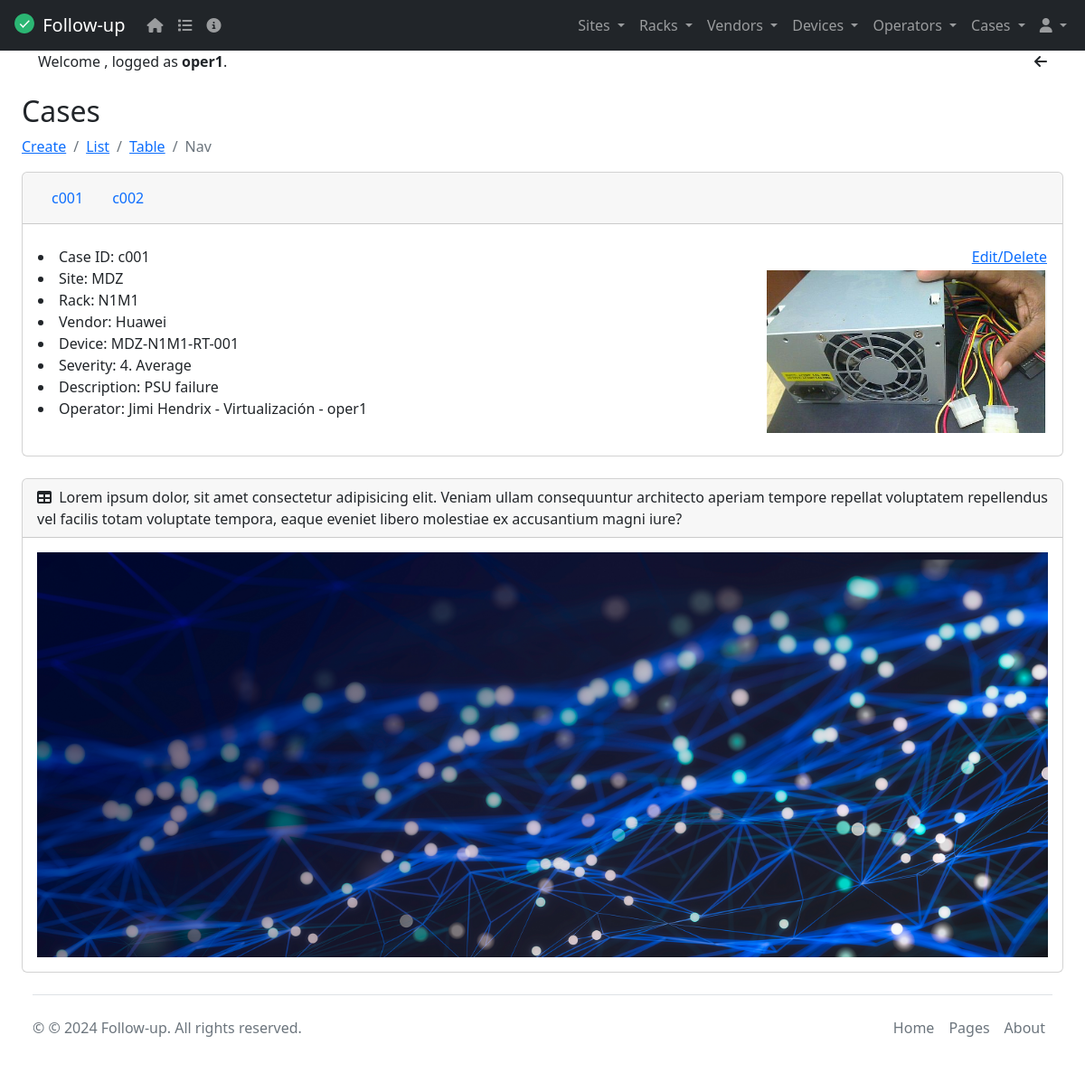
The app's page /case_nav/1/ (signed in) with its own data.
### tasks/models.py (models this page shows, shortened)
class Case(models.Model):
  SEVERITIES = (
    ('1. Not classified', "1. Not classified"),
    ('2. Information', "2. Information"),
    ('3. Warning', "3. Warning"),
    ('4. Average', "4. Average"),
    ('5. High', "5. High"),
    ('6. Disaster', "6. Disaster")
  )
  caseId = models.CharField(max_length=6)
  description = models.CharField(max_length=20)
  severity = models.CharField(choices=SEVERITIES, max_length=20, null=True)
  site = models.ForeignKey(Site, on_delete=models.CASCADE, null=True, editable=False)
  rack = models.ForeignKey(Rack, on_delete=models.CASCADE, null=True, editable=False)
  vendor = models.ForeignKey(Vendor, on_delete=models.CASCADE, null=True, editable=False)
  device = models.ForeignKey(Device, on_delete=models.CASCADE, null=True)
  operator = models.ForeignKey(Operator, on_delete=models.CASCADE, null=True)
  caseImage = models.ImageField(upload_to='cases', blank=True, null=True, default="/media/static/default.png")
  class Meta():
    verbose_name = 'Case'
    verbose_name_plural = 'Cases'
    ordering = ('caseId', 'description')
    unique_together = ('caseId', 'description')

class Site(models.Model):
  siteId = models.CharField(max_length=6)
  name = models.CharField(max_length=20)
  address = models.CharField(max_length=30)
  city = models.CharField(max_length=20)
  country = models.CharField(max_length=20)
  switchowner = models.CharField(max_length=30)
  contact = models.IntegerField(default=0)
  siteImage = models.ImageField(upload_to='sites', blank=True, null=True, default="/media/static/default.png") # default=""
  def __str__(self):
    return self.name
  class Meta():
    verbose_name = 'Site'
    verbose_name_plural = 'Sites'
    ordering = ('siteId', 'name')
    unique_together = ('siteId', 'name')

class Rack(models.Model):
  rackId = models.CharField(max_length=6)
  name = models.CharField(max_length=20)
  site = models.ForeignKey(Site, on_delete=models.CASCADE, null=True)
  rackImage = models.ImageField(upload_to='racks', blank=True, null=True, default="/media/static/default.png") # default=""
  def __str__(self):
    return f"{self.name}"
  class Meta():
    verbose_name = 'Rack'
    verbose_name_plural = 'Racks'
    ordering = ('rackId', 'name')
    unique_together = ('rackId', 'name')

class Vendor(models.Model):
  vendorId = models.CharField(max_length=6)
  name = models.CharField(max_length=20)
  email = models.EmailField()
  contact = models.IntegerField()
  link = models.URLField(max_length=200, blank=True)
  vendorImage = models.ImageField(upload_to='vendors', blank=True, null=True, default="/media/static/default.png")
  def __str__(self):
    return self.name
  class Meta():
    verbose_name = 'Vendor'
    verbose_name_plural = 'Vendors'
    ordering = ('vendorId', 'name')
    unique_together = ('vendorId', 'name')

class Device(models.Model):
  CATEGORIES = (
    ('RT', "Router"),
    ('SW2', "Switch L2"),
    ('SW3', "Switch L3"),
    ('FW', "Firewall"),
    ('SR', "Server"),
    ('ST', "Storage")
  )
  deviceId = models.CharField(max_length=6)
  name = models.CharField(max_length=20)
  category = models.CharField(choices=CATEGORIES, max_length=3, null=True)
  model = models.CharField(max_length=20)
  serialNumber = models.CharField(max_length=30)
  site = models.ForeignKey(Site, on_delete=models.CASCADE, null=True)
  rack = ChainedForeignKey(
    Rack,
    on_delete=models.CASCADE,
    null=True,
    related_name='devices',
    chained_field="site",
    chained_model_field="site",
    show_all=False,
    auto_choose=True,
    sort=True)
  vendor = models.ForeignKey(Vendor, on_delete=models.CASCADE, null=True)
  deviceImage = models.ImageField(upload_to='devices', blank=True, null=True, default="/media/static/default.png")
  def __str__(self):
    return f"{self.name}"
  class Meta():
    verbose_name = 'Device'
    verbose_name_plural = 'Devices'
    ordering = ('deviceId', 'name')
    unique_together = ('deviceId', 'name')

class Operator(models.Model):
  operatorId = models.CharField(max_length=6)
  firstName = models.CharField(max_length=20)
  lastName = models.CharField(max_length=20)
  email = models.EmailField()
  contact = models.IntegerField()
  backOffice = models.CharField(max_length=20)
  user = models.OneToOneField(User, on_delete=models.CASCADE, null=True)
  operatorImage = models.ImageField(upload_to='operators', blank=True, null=True, default="/media/static/default.png")
  def __str__(self):
    return self.firstName + ' ' + self.lastName + ' - ' + self.backOffice + ' - ' + self.user.username
  class Meta():
    verbose_name = 'Operator'
    verbose_name_plural = 'Operators'
    ordering = ('operatorId', 'firstName', 'lastName')
    unique_together = ('operatorId', 'firstName', 'lastName')

### tasks/views.py (the view)
# urls.py: path('case_nav/<int:case_id>/', views.case_nav, name='case_nav'),
@login_required
def case_nav(request, case_id):
    case = get_object_or_404(Case, id=case_id)
    cases = Case.objects.all()
    return render(request, 'case_nav.html', {'case': case, 'cases': cases})

### tasks/templates/case_nav.html (shortened to what this page needs)
{% extends 'base.html' %}
{% block content %}
<h2 class="mt-4">Cases</h2>
<nav aria-label="breadcrumb">
  <ol class="breadcrumb">
    <li class="breadcrumb-item"><a href="/case_create">Create</a></li>
    <li class="breadcrumb-item"><a href="/cases">List</a></li>
    <li class="breadcrumb-item"><a href="/case_table">Table</a></li>
    <li class="breadcrumb-item active" aria-current="page">Nav</li>
  </ol>
</nav>
<div class="card mb-4">
  <div class="card-header">
    <ul class="nav">
        {% for case in cases %}
          <a class="nav-link" href="{% url 'case_nav' case.id %}">{{ case.caseId }}</a>
        {% endfor %}
    </ul>
  </div>
  <div class="container" enctype="multipart/form-data">
    <br>
    <div class="row">
      <div class="col-6">
        <li>Case ID: {{case.caseId}}</li>
        <li>Site: {{case.site}}</li>
        <li>Rack: {{case.rack}}</li>
        <li>Vendor: {{case.vendor}}</li>
        <li>Device: {{case.device}}</li>
        <li>Severity: {{case.severity}}</li>
        <li>Description: {{case.description}}</li>
        <li>Operator: {{case.operator}}</li>
      </div>
      <div class="col-6">
        <div class="row">
          <td><a class="text-end" href="{% url 'case_detail' case.id %}">Edit/Delete</a></td>
        </div>
        <div class="row">
          <section>
            <img
            class="img-fluid float-end"
            src="{{ case.caseImage.url }}"
            alt="{{ case.name }}"/>
          </section>
        </div>
      </div>
    </div>
    <br>
  </div>
</div>
{% endblock %}

### tasks/templates/base.html (shortened to what this page needs)
<!DOCTYPE html>
<html lang="en" data-bs-theme="dark">
  <head>
    <link rel="stylesheet" href="https://cdn.jsdelivr.net/npm/bootstrap@5.2.0/dist/css/bootstrap.min.css">
    <link href="https://cdn.datatables.net/v/dt/jq-3.7.0/jszip-3.10.1/dt-2.0.8/af-2.7.0/b-3.0.2/b-colvis-3.0.2/b-html5-3.0.2/b-print-3.0.2/cr-2.0.3/date-1.5.2/fc-5.0.1/fh-4.0.1/kt-2.12.1/r-3.0.2/rg-1.5.0/rr-1.5.0/sc-2.4.3/sb-1.7.1/sp-2.3.1/sl-2.0.3/sr-1.4.1/datatables.min.css" rel="stylesheet">
    <link rel="stylesheet" href="https://cdnjs.cloudflare.com/ajax/libs/font-awesome/6.5.2/css/all.min.css">
  </head>
  <body>
  {% include 'navbar.html' %}
    <div id="layoutSidenav_content">
      <main>
        <div class="container-fluid px-4">
          {% if user.is_authenticated %}
          <div class="container text-center">
            <div class="row">
              <div class="col">
                <div class="text-start">
                  Welcome <strong>{{request.user.first_name}} {{request.user.last_name}}</strong>,
                  logged as <strong>{{request.user.username}}</strong>.
                </div>
              </div>
              <div class="col col-lg-2">
                <div class="text-end">
                  <i class="fa fa-arrow-left" aria-hidden="true" onclick="window.history.back()"></i>
                </div>
              </div>
            </div>
          </div>
          {% endif %}
          {% block content %}
          {% endblock %}
          {% include 'footer.html' %}
        </div>
      </main>
    </div>
  </body>
</html>

### tasks/templates/base.html (style rules this page uses)
html { scroll-padding-top: 220px; }
body { position: relative; overflow-y: auto; }

### records on screen
Case: caseId "c001", site "MDZ", rack "N1M1", vendor "Huawei", device "MDZ-N1M1-RT-001", severity "4. Average", description "PSU failure", operator "Jimi Hendrix - Virtualización - oper1", caseImage (picture)
Case: caseId "c002"

### other values on screen
{{ request.user.username }} "oper1"
